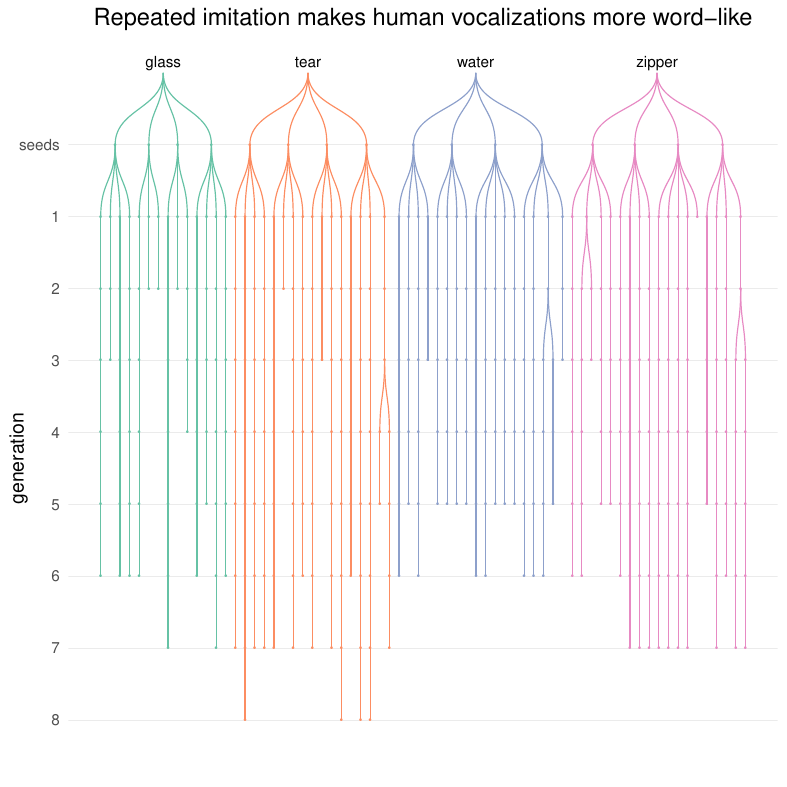

This figure's R source:
library(tidyverse)
library(magrittr)
library(ggraph)
library(igraph)
library(wordsintransition)

data("edges")

# Create a data frame of unique nodes from all edges
# and add node attributes as columns.
categories <- c("glass", "tear", "water", "zipper")
node_type_map <- data_frame(
  node = c("root", categories),
  node_type = c("root", rep("category", 4))
)

filler_edges <- edges %>%
  filter(edge_type == "invis")
filler_nodes <- data_frame(node = unique(filler_edges$y)) %>%
  mutate(node_type = "filler", node_label = "")

node_type_map %<>% bind_rows(filler_nodes)

nodes <- data_frame(node = unique(c(edges$x, edges$y))) %>%
  left_join(node_type_map) %>%
  mutate(
    node_type = ifelse(is.na(node_type), "message", node_type),
    node_label = ifelse(node %in% categories, node, "")
  )

category_node_categories <- data_frame(
  node = c("glass", "tear", "water", "zipper"),
  category = c("glass", "tear", "water", "zipper")
)

# data("imitations")
imitations <- read_csv("~/Research/Telephone/words-in-transition/wordsintransition/data-raw/imitations.csv")
node_categories <- imitations %>%
  mutate(node = as.character(message_id)) %>%
  select(node, category = chain_name) %>%
  bind_rows(
    category_node_categories
  )

new_nodes <- left_join(nodes, node_categories)

# Add edge attributes as columns.
graph <- graph_from_data_frame(edges, vertices = new_nodes)
layout <- create_layout(graph, "dendrogram")

ggraph(layout) +
  geom_edge_diagonal(aes(edge_linetype = node2.node_type, color = node2.category), edge_width = 0.4) +
  geom_node_point(aes(shape = node_type, color = category), size = 0.6) +
  geom_node_text(aes(label = node_label), vjust = -0.5, size = 4) +
  scale_x_continuous("", breaks = NULL) +
  scale_y_continuous("generation", breaks = 0:8, labels = c(8:1, "seeds")) +
  scale_shape_manual(values = c(32, 32, 16, 32)) +
  scale_edge_linetype_manual(values = c("blank", "blank", "solid", "blank")) +
  coord_cartesian(ylim = c(0, 9)) +
  scale_edge_color_brewer(palette = "Set2") +
  scale_color_brewer(palette = "Set2") +
  ggtitle("Repeated imitation makes human vocalizations more word-like") +
  theme_minimal(base_size = 14, base_family = "Helvetica") +
  theme(
    legend.position = "none",
    panel.grid.minor.y = element_blank(),
    plot.title = element_text(hjust = 0.5),
    axis.title.y = element_text(hjust = 0.4, margin = margin(0, -6, 0, 0))
  )

# Caption: Participants repeated imitations of seed sounds along transmission
# chains. The imitations became more word-like the more times they were
# repeated.

ggsave("cover.png", width = 200, height = 200, units = "mm", dpi = 300)
ggsave("cover.pdf", width = 200, height = 200, units = "mm", dpi = 300)
